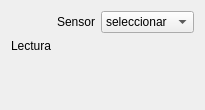
               <widget class="QWidget" name="tab_2">
                <attribute name="title">
                 <string>Telemetría UAV</string>
                </attribute>
                <layout class="QGridLayout" name="gridLayout_13">
                 <item row="0" column="2">
                  <widget class="QComboBox" name="comboBox">
                   <item>
                    <property name="text">
                     <string>seleccionar</string>
                    </property>
                   </item>
                  </widget>
                 </item>
                 <item row="0" column="1">
                  <widget class="QLabel" name="label_4">
                   <property name="minimumSize">
                    <size>
                     <width>0</width>
                     <height>0</height>
                    </size>
                   </property>
                   <property name="maximumSize">
                    <size>
                     <width>16777215</width>
                     <height>16777215</height>
                    </size>
                   </property>
                   <property name="text">
                    <string>Sensor</string>
                   </property>
                  </widget>
                 </item>
                 <item row="1" column="0">
                  <widget class="QLabel" name="label_3">
                   <property name="text">
                    <string>Lectura</string>
                   </property>
                  </widget>
                 </item>
                 <item row="2" column="0">
                  <spacer name="verticalSpacer_7">
                   <property name="orientation">
                    <enum>Qt::Vertical</enum>
                   </property>
                   <property name="sizeHint" stdset="0">
                    <size>
                     <width>20</width>
                     <height>40</height>
                    </size>
                   </property>
                  </spacer>
                 </item>
                 <item row="0" column="0">
                  <widget class="QLabel" name="label_24">
                   <property name="maximumSize">
                    <size>
                     <width>40</width>
                     <height>40</height>
                    </size>
                   </property>
                   <property name="text">
                    <string/>
                   </property>
                   <property name="pixmap">
                    <pixmap resource="imagenes.qrc">:/ejecucion/Imagenes/PackIconos/ejecucion/ic_insert_chart.png</pixmap>
                   </property>
                   <property name="scaledContents">
                    <bool>true</bool>
                   </property>
                  </widget>
                 </item>
                 <item row="2" column="1" colspan="2">
                  <widget class="GraphicsLayoutWidget" name="ejectGraficaTelemetria" native="true"/>
                 </item>
                </layout>
               </widget>
